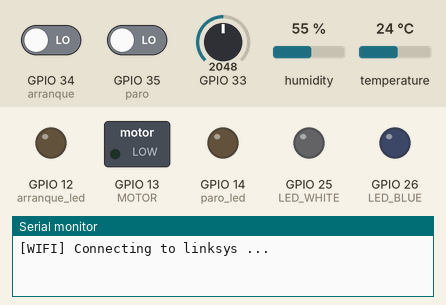
Recording of a sketch running on a simulated ESP32. Shown: switched loads named in the sketch (green lamp = pin HIGH), output pins drawn as LEDs (lit = HIGH), the last lines printed to the serial monitor. Inputs (shaded band) come from the test bench; at power-on: GPIO 33 = 2048, GPIO 34 (arranque) LOW, GPIO 35 (paro) LOW, humidity 55 %, temperature 24 °C. WiFi joins after 1.5 s; servers stay silent unless stated.

Above: at 0.1 s.
At 27.1 s:
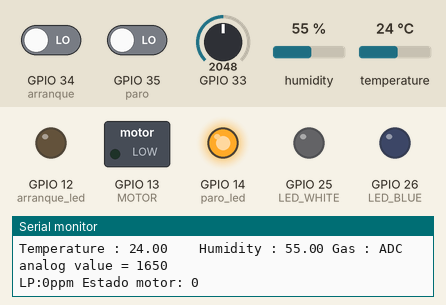
Timing chart, 0 to 28.6 s (numbered marks = the images above):
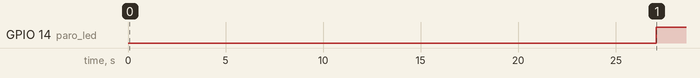

The sketch:

BLINK_CON_ALEXA.ino
```cpp
#include <Arduino.h>
#ifdef ESP32
    #include <WiFi.h>
#else
    #include <ESP8266WiFi.h>
#endif
#include "fauxmoESP.h"

// Rename the credentials.sample.h file to credentials.h and
// edit it according to your router configuration

#define WIFI_SSID "linksys"
#define WIFI_PASS "siegheil"

fauxmoESP fauxmo;

// -----------------------------------------------------------------------------

#define SERIAL_BAUDRATE     115200

#define BLYNK_TEMPLATE_ID "TMPL2L6vw1NFC"
#define BLYNK_TEMPLATE_NAME "PROYECTO CASA DOMOTICA"
#define BLYNK_AUTH_TOKEN "UDn-1BJJ_eKzBCqo3P-YpZwqLcqz07QO"

#define BLYNK_PRINT Serial
#include <WiFi.h>
//#include <ESP8266WiFi.h>
#include <BlynkSimpleEsp32.h>

#include <DHT.h>


char auth[] = BLYNK_AUTH_TOKEN;

char ssid[] = "linksys";  // type your wifi name
char pass[] = "siegheil";  // type your wifi password

BlynkTimer timer;

const int paro = 35;  // the number of the pushbutton pin
const int paro_led = 14;    // the number of the LED pin

const int arranque = 34;  // the number of the pushbutton pin
const int arranque_led = 12;    // the number of the LED pin
// variables will change:
int arranqueState = 0;  // variable for reading the pushbutton status
int paroState = 0;  // variable for reading the pushbutton status

int arranque_paro = 0;  // variable for reading the pushbutton status

#define DHTPIN 4 //Connect Out pin to D2 in NODE MCU
#define DHTTYPE DHT11
DHT dht(DHTPIN, DHTTYPE);


#define LED_BLUE            26
#define LED_WHITE           25

#define MOTOR 13 //Connect Out pin to D2 in NODE MCU


#define ID_BLUE             "patio"
#define ID_WHITE            "piscina"
int lectura_gas = 0 ;
#define         MQ1                       (33)     //define la entrada analogica para el sensor
#define         RL_VALOR             (5)     //define el valor de la resistencia mde carga en kilo ohms
#define         RAL       (9.83)  // resistencia del sensor en el aire limpio / RO, que se deriva de la                                             tabla de la hoja de datos
#define         GAS_LP                      (33)
float           LPCurve[3]  =  {2.3,0.21,-0.47};
float           Ro           =  10;
int pin;
BLYNK_WRITE(V4)
{
  pin=param.asInt();


  }
void sendSensor()
{
    lectura_gas =porcentaje_gas(lecturaMQ(MQ1)/Ro,GAS_LP);

    paroState = digitalRead(paro);
  arranqueState = digitalRead(arranque);

  // check if the pushbutton is pressed. If it is, the buttonState is HIGH:
  if (paroState == HIGH || pin == 0) {
    // turn LED on:
    arranque_paro = 0;
    }
  if (arranqueState == HIGH || pin == 1 ) {
    // turn LED on:
      arranque_paro = 1;
  }
  if (arranque_paro== 1) {
    // turn LED on:
      digitalWrite(arranque_led,HIGH);
      digitalWrite(paro_led,LOW);
  }
  if (arranque_paro== 0) {
    // turn LED on:
        digitalWrite(arranque_led,LOW);
      digitalWrite(paro_led,HIGH);
  }

  int estado_motor = 0;
  int analogVolts = analogReadMilliVolts(33);
  float h = dht.readHumidity();
  float t = dht.readTemperature(); // or dht.readTemperature(true) for Fahrenheit
   if ( lectura_gas >= 750)
    {
      estado_motor = 1;
    }
     if ( lectura_gas < 750)
    {
      estado_motor = 0;
    }
    digitalWrite(MOTOR,estado_motor);

  if (isnan(h) || isnan(t)) {
    Serial.println("Failed to read from DHT sensor!");
    return;
  }
  // You can send any value at any time.
  // Please don't send more that 10 values per second.
    Blynk.virtualWrite(V0, t);
    Blynk.virtualWrite(V1, h);
    Blynk.virtualWrite(V2, lectura_gas);
    Blynk.virtualWrite(V3, estado_motor);
    Serial.print("Temperature : ");
    Serial.print(t);
    Serial.print("    Humidity : ");
    Serial.print(h);
    Serial.print(" Gas : ");
    Serial.printf("ADC analog value = %d\n",analogVolts);
       Serial.print("LP:");
   Serial.print(lectura_gas);
   Serial.print( "ppm" );
    Serial.print(" Estado motor: ");
    Serial.print(estado_motor);
    Serial.println(" ");

}
void wifiSetup() {

    // Set WIFI module to STA mode
    WiFi.mode(WIFI_STA);

    // Connect
    Serial.printf("[WIFI] Connecting to %s ", WIFI_SSID);
    WiFi.begin(WIFI_SSID, WIFI_PASS);

    // Wait
    while (WiFi.status() != WL_CONNECTED) {
        Serial.print(".");
        delay(100);
    }
    Serial.println();

    // Connected!
    Serial.printf("[WIFI] STATION Mode, SSID: %s, IP address: %s\n", WiFi.SSID().c_str(), WiFi.localIP().toString().c_str());

}

void setup() {

    // Init serial port and clean garbage
    Serial.begin(SERIAL_BAUDRATE);
    Serial.println();
    Serial.println();

    // LEDs
    pinMode(LED_BLUE, OUTPUT);
    pinMode(LED_WHITE, OUTPUT);
    pinMode(MOTOR, OUTPUT);
    digitalWrite(LED_BLUE, LOW);
    digitalWrite(LED_WHITE, LOW);
    digitalWrite(MOTOR, LOW);
    pinMode(paro_led , OUTPUT);
    pinMode(arranque_led , OUTPUT);
    // initialize the pushbutton pin as an input:
    pinMode(paro, INPUT);
    pinMode(arranque, INPUT);

    // Wifi
    wifiSetup();

    // By default, fauxmoESP creates it's own webserver on the defined port
    // The TCP port must be 80 for gen3 devices (default is 1901)
    // This has to be done before the call to enable()
    fauxmo.createServer(true); // not needed, this is the default value
    fauxmo.setPort(80); // This is required for gen3 devices

    // You have to call enable(true) once you have a WiFi connection
    // You can enable or disable the library at any moment
    // Disabling it will prevent the devices from being discovered and switched
    fauxmo.enable(true);

    // You can use different ways to invoke alexa to modify the devices state:
    // "Alexa, turn yellow lamp on"
    // "Alexa, turn on yellow lamp
    // "Alexa, set yellow lamp to fifty" (50 means 50% of brightness, note, this example does not use this functionality)

    // Add virtual devices
    fauxmo.addDevice(ID_BLUE);
    fauxmo.addDevice(ID_WHITE);

    fauxmo.onSetState([](unsigned char device_id, const char * device_name, bool state, unsigned char value) {

        // Callback when a command from Alexa is received.
        // You can use device_id or device_name to choose the element to perform an action onto (relay, LED,...)
        // State is a boolean (ON/OFF) and value a number from 0 to 255 (if you say "set kitchen light to 50%" you will receive a 128 here).
        // Just remember not to delay too much here, this is a callback, exit as soon as possible.
        // If you have to do something more involved here set a flag and process it in your main loop.

        Serial.printf("[MAIN] Device #%d (%s) state: %s value: %d\n", device_id, device_name, state ? "ON" : "OFF", value);

        // Checking for device_id is simpler if you are certain about the order they are loaded and it does not change.
        // Otherwise comparing the device_name is safer.

        if (strcmp(device_name, ID_BLUE)==0) {
            digitalWrite(LED_BLUE, state ? HIGH : LOW);
        } else if (strcmp(device_name, ID_WHITE)==0) {
            digitalWrite(LED_WHITE, state ? HIGH : LOW);
        }


    });
  Blynk.begin(auth, ssid, pass);
  dht.begin();
  timer.setInterval(700L, sendSensor);
   Serial.println("Iniciando ...");
   //configuracion del sensor
  Serial.print("Calibrando...\n");
  Ro = Calibracion(MQ1);                        //Calibrando el sensor. Por favor de asegurarse que el sensor se encuentre en una zona de aire limpio mientras se calibra
  Serial.print("Calibracion finalizada...\n");
  Serial.print("Ro=");
  Serial.print(Ro);
  Serial.print("kohm");
  Serial.print("\n");
}

void loop() {

    // fauxmoESP uses an async TCP server but a sync UDP server
    // Therefore, we have to manually poll for UDP packets
    fauxmo.handle();

    // This is a sample code to output free heap every 5 seconds
    // This is a cheap way to detect memory leaks
    static unsigned long last = millis();
    if (millis() - last > 5000) {
        last = millis();
        Serial.printf("[MAIN] Free heap: %d bytes\n", ESP.getFreeHeap());
    }

    // If your device state is changed by any other means (MQTT, physical button,...)
    // you can instruct the library to report the new state to Alexa on next request:
    // fauxmo.setState(ID_YELLOW, true, 255);
     Blynk.run();
     timer.run();
}


float calc_res(int raw_adc)
{
  return ( ((float)RL_VALOR*(1023-raw_adc)/raw_adc));
}

float Calibracion(float mq_pin){
  int i;
  float val=0;
    for (i=0;i<50;i++) {                                                                               //tomar múltiples muestras
    val += calc_res(analogRead(mq_pin));
    delay(500);
  }
  val = val/50;                                                                                         //calcular el valor medio
  val = val/RAL;
  return val;
}

float lecturaMQ(int mq_pin){
  int i;
  float rs=0;
  for (i=0;i<5;i++) {
    rs += calc_res(analogRead(mq_pin));
    delay(50);
  }
rs = rs/5;
return rs;
}

int porcentaje_gas(float rs_ro_ratio, int gas_id){
   if ( gas_id == GAS_LP ) {
     return porcentaje_gas(rs_ro_ratio,LPCurve);
   }
  return 0;
}

int porcentaje_gas(float rs_ro_ratio, float *pcurve){
  return (pow(10, (((log(rs_ro_ratio)-pcurve[1])/pcurve[2]) + pcurve[0])));
}
```

Measured:
- by itself, GPIO 14 (paro_led): LOW → HIGH at 27.1 s
